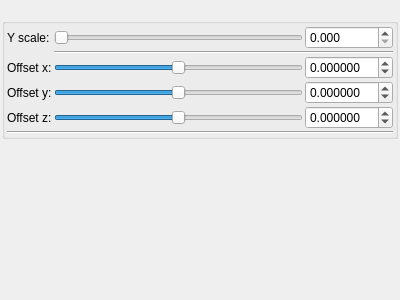
<?xml version="1.0" encoding="UTF-8"?>
<ui version="4.0">
 <class>Form</class>
 <widget class="QWidget" name="Form">
  <property name="geometry">
   <rect>
    <x>0</x>
    <y>0</y>
    <width>400</width>
    <height>300</height>
   </rect>
  </property>
  <property name="windowTitle">
   <string>Form</string>
  </property>
  <layout class="QVBoxLayout" name="verticalLayout">
   <property name="spacing">
    <number>2</number>
   </property>
   <property name="leftMargin">
    <number>2</number>
   </property>
   <property name="topMargin">
    <number>2</number>
   </property>
   <property name="rightMargin">
    <number>2</number>
   </property>
   <property name="bottomMargin">
    <number>2</number>
   </property>
   <item>
    <widget class="QLabel" name="label">
     <property name="text">
      <string/>
     </property>
    </widget>
   </item>
   <item>
    <widget class="QGroupBox" name="groupBox">
     <property name="toolTip">
      <string>&lt;html&gt;&lt;head/&gt;&lt;body&gt;&lt;p&gt;&lt;span style=&quot; color:#000000;&quot;&gt;/* MsltoeSym2 from mbulb3d, also somewhere on fractalforums */&lt;/span&gt;&lt;/p&gt;&lt;/body&gt;&lt;/html&gt;</string>
     </property>
     <property name="title">
      <string/>
     </property>
     <property name="checkable">
      <bool>false</bool>
     </property>
     <layout class="QVBoxLayout" name="verticalLayout_29" stretch="0,0">
      <property name="spacing">
       <number>2</number>
      </property>
      <property name="leftMargin">
       <number>2</number>
      </property>
      <property name="topMargin">
       <number>2</number>
      </property>
      <property name="rightMargin">
       <number>2</number>
      </property>
      <property name="bottomMargin">
       <number>2</number>
      </property>
      <item>
       <layout class="QGridLayout" name="gridLayout_63">
        <property name="spacing">
         <number>2</number>
        </property>
        <item row="3" column="3">
         <widget class="MyDoubleSpinBox" name="spinbox3_transf_addition_constant_x">
          <property name="sizePolicy">
           <sizepolicy hsizetype="Minimum" vsizetype="Maximum">
            <horstretch>0</horstretch>
            <verstretch>0</verstretch>
           </sizepolicy>
          </property>
          <property name="prefix">
           <string/>
          </property>
          <property name="suffix">
           <string/>
          </property>
          <property name="decimals">
           <number>6</number>
          </property>
          <property name="minimum">
           <double>-99.989999999999995</double>
          </property>
          <property name="maximum">
           <double>99.989999999999995</double>
          </property>
          <property name="singleStep">
           <double>0.100000000000000</double>
          </property>
         </widget>
        </item>
        <item row="4" column="2">
         <widget class="QSlider" name="slider3_transf_addition_constant_y">
          <property name="sizePolicy">
           <sizepolicy hsizetype="Expanding" vsizetype="Maximum">
            <horstretch>0</horstretch>
            <verstretch>0</verstretch>
           </sizepolicy>
          </property>
          <property name="minimum">
           <number>-5000000</number>
          </property>
          <property name="maximum">
           <number>5000000</number>
          </property>
          <property name="singleStep">
           <number>1</number>
          </property>
          <property name="orientation">
           <enum>Qt::Horizontal</enum>
          </property>
         </widget>
        </item>
        <item row="2" column="2" colspan="2">
         <widget class="Line" name="line_53">
          <property name="orientation">
           <enum>Qt::Horizontal</enum>
          </property>
         </widget>
        </item>
        <item row="0" column="2">
         <widget class="QSlider" name="slider_transf_scale">
          <property name="sizePolicy">
           <sizepolicy hsizetype="Expanding" vsizetype="Maximum">
            <horstretch>0</horstretch>
            <verstretch>0</verstretch>
           </sizepolicy>
          </property>
          <property name="minimum">
           <number>0</number>
          </property>
          <property name="maximum">
           <number>50000</number>
          </property>
          <property name="singleStep">
           <number>1</number>
          </property>
          <property name="pageStep">
           <number>100</number>
          </property>
          <property name="orientation">
           <enum>Qt::Horizontal</enum>
          </property>
         </widget>
        </item>
        <item row="5" column="2">
         <widget class="QSlider" name="slider3_transf_addition_constant_z">
          <property name="sizePolicy">
           <sizepolicy hsizetype="Expanding" vsizetype="Maximum">
            <horstretch>0</horstretch>
            <verstretch>0</verstretch>
           </sizepolicy>
          </property>
          <property name="minimum">
           <number>-5000000</number>
          </property>
          <property name="maximum">
           <number>5000000</number>
          </property>
          <property name="singleStep">
           <number>1</number>
          </property>
          <property name="orientation">
           <enum>Qt::Horizontal</enum>
          </property>
         </widget>
        </item>
        <item row="3" column="1">
         <widget class="QLabel" name="label_253">
          <property name="text">
           <string>Offset x:</string>
          </property>
         </widget>
        </item>
        <item row="0" column="3">
         <widget class="MyDoubleSpinBox" name="spinbox_transf_scale">
          <property name="sizePolicy">
           <sizepolicy hsizetype="Minimum" vsizetype="Maximum">
            <horstretch>0</horstretch>
            <verstretch>0</verstretch>
           </sizepolicy>
          </property>
          <property name="prefix">
           <string/>
          </property>
          <property name="suffix">
           <string/>
          </property>
          <property name="decimals">
           <number>3</number>
          </property>
          <property name="minimum">
           <double>0.000000000000000</double>
          </property>
          <property name="maximum">
           <double>50.000000000000000</double>
          </property>
          <property name="singleStep">
           <double>0.100000000000000</double>
          </property>
         </widget>
        </item>
        <item row="0" column="1">
         <widget class="QLabel" name="label_8">
          <property name="text">
           <string>Y scale:</string>
          </property>
         </widget>
        </item>
        <item row="3" column="2">
         <widget class="QSlider" name="slider3_transf_addition_constant_x">
          <property name="sizePolicy">
           <sizepolicy hsizetype="Preferred" vsizetype="Preferred">
            <horstretch>0</horstretch>
            <verstretch>0</verstretch>
           </sizepolicy>
          </property>
          <property name="minimum">
           <number>-5000000</number>
          </property>
          <property name="maximum">
           <number>5000000</number>
          </property>
          <property name="singleStep">
           <number>1</number>
          </property>
          <property name="orientation">
           <enum>Qt::Horizontal</enum>
          </property>
         </widget>
        </item>
        <item row="4" column="1">
         <widget class="QLabel" name="label_255">
          <property name="text">
           <string>Offset y:</string>
          </property>
         </widget>
        </item>
        <item row="5" column="1">
         <widget class="QLabel" name="label_257">
          <property name="text">
           <string>Offset z:</string>
          </property>
         </widget>
        </item>
        <item row="5" column="3">
         <widget class="MyDoubleSpinBox" name="spinbox3_transf_addition_constant_z">
          <property name="sizePolicy">
           <sizepolicy hsizetype="Minimum" vsizetype="Maximum">
            <horstretch>0</horstretch>
            <verstretch>0</verstretch>
           </sizepolicy>
          </property>
          <property name="prefix">
           <string/>
          </property>
          <property name="suffix">
           <string/>
          </property>
          <property name="decimals">
           <number>6</number>
          </property>
          <property name="minimum">
           <double>-99.989999999999995</double>
          </property>
          <property name="maximum">
           <double>99.989999999999995</double>
          </property>
          <property name="singleStep">
           <double>0.100000000000000</double>
          </property>
         </widget>
        </item>
        <item row="4" column="3">
         <widget class="MyDoubleSpinBox" name="spinbox3_transf_addition_constant_y">
          <property name="sizePolicy">
           <sizepolicy hsizetype="Minimum" vsizetype="Maximum">
            <horstretch>0</horstretch>
            <verstretch>0</verstretch>
           </sizepolicy>
          </property>
          <property name="prefix">
           <string/>
          </property>
          <property name="suffix">
           <string/>
          </property>
          <property name="decimals">
           <number>6</number>
          </property>
          <property name="minimum">
           <double>-99.989999999999995</double>
          </property>
          <property name="maximum">
           <double>99.989999999999995</double>
          </property>
          <property name="singleStep">
           <double>0.100000000000000</double>
          </property>
         </widget>
        </item>
       </layout>
      </item>
      <item>
       <widget class="Line" name="line_55">
        <property name="orientation">
         <enum>Qt::Horizontal</enum>
        </property>
       </widget>
      </item>
     </layout>
    </widget>
   </item>
   <item>
    <spacer name="verticalSpacer">
     <property name="orientation">
      <enum>Qt::Vertical</enum>
     </property>
     <property name="sizeHint" stdset="0">
      <size>
       <width>20</width>
       <height>40</height>
      </size>
     </property>
    </spacer>
   </item>
  </layout>
 </widget>
 <customwidgets>
  <customwidget>
   <class>MyDoubleSpinBox</class>
   <extends>QDoubleSpinBox</extends>
   <header>mydoublespinbox.h</header>
  </customwidget>
 </customwidgets>
 <resources/>
 <connections/>
</ui>
